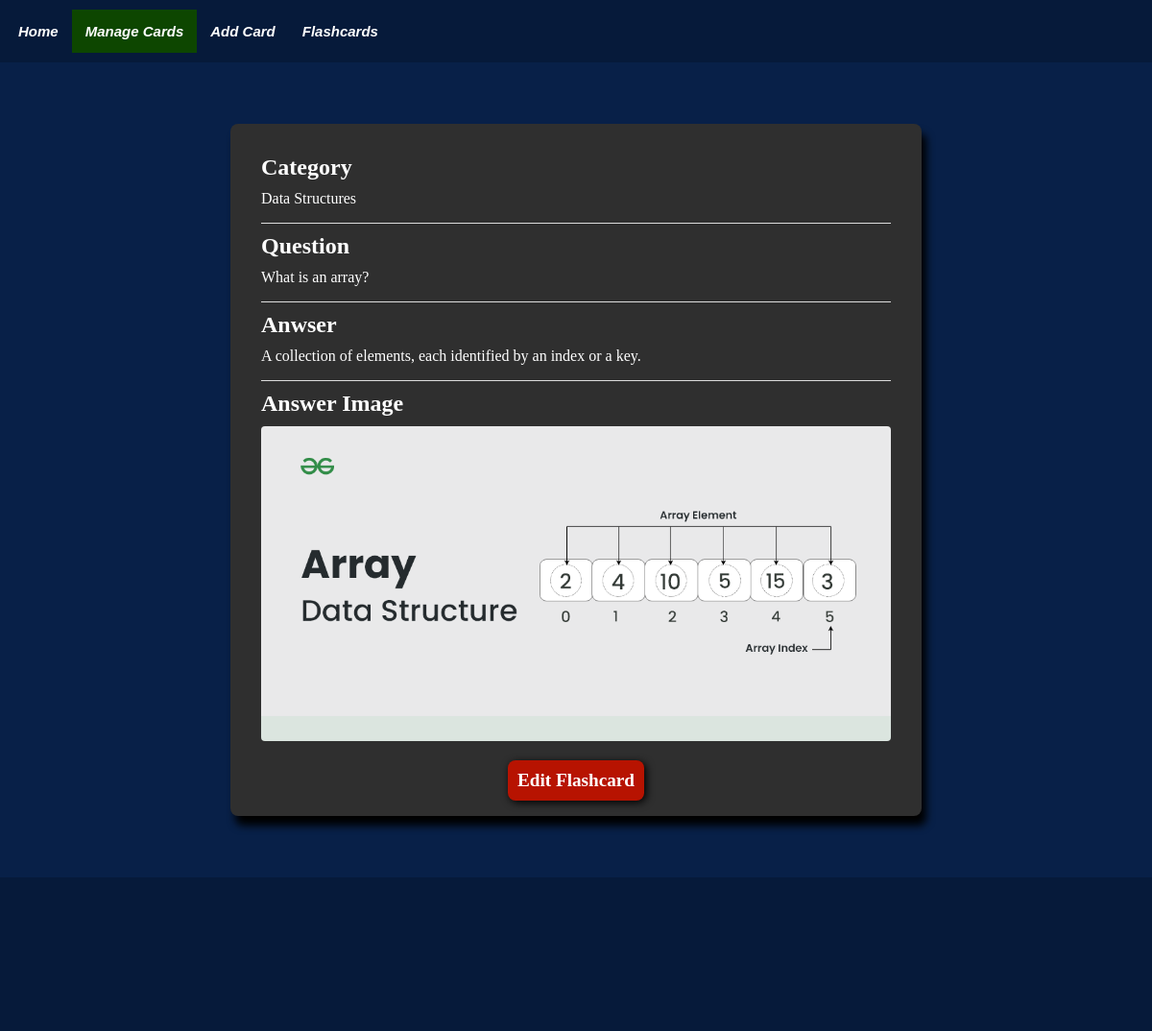
Page /view_flashcard/24 on the committed database.
### tables this page shows
CREATE TABLE Flashcards(
                    cid INTEGER PRIMARY KEY AUTOINCREMENT,
                    category TEXT NOT NULL,
                    question TEXT,
                    answer TEXT,
                    qid INTEGER REFERENCES Figure(fid), 
                    aid INTEGER REFERENCES Figure(fid)
            );

CREATE TABLE Figure(
                    fid INTEGER PRIMARY KEY AUTOINCREMENT,
                    code_block TEXT,
                    code_type TEXT,
                    image_file TEXT
            );

### app.py (the view)
@app.route("/view_flashcard/<key>")
def view_flashcard_route(key):
    data = database.view_card(key=key)
    categories = database.view_allcategories()
    return render_template('view_flashcard.html', nav_id="manage-page", data=data, categories=categories)

### templates/view_flashcard.html (shortened to what this page needs)
{% extends "base.html" %}
{% block content %}
<div class="flashcard-content">
    <div class="flashcard-content-inner">
        <h2>Category</h2>
        <p>{{ data['category'] | escape }}</p>
    </div>
    <div class="flashcard-content-inner">
        <h2>Question</h2>
        <p>{{ data['question'] | escape }}</p>
    </div>
    <div class="flashcard-content-inner">
        <h2>Anwser</h2>
        <p>{{ data['answer'] | escape }}</p>
    </div>
    {% if data['a_image_file'] %}
        <div class="flashcard-content-inner">
            <h2>Answer Image</h2>
            <img class="card-image" src="{{ url_for('static', filename='images/' + data['a_image_file']) }}" alt="{{ data['a_image_file'] }}">
        </div>
    {% endif %}
    <a class="edit-btn view-btn" href="{{ url_for('edit_flashcard_route', key=data['key']) | escape }}">
        Edit Flashcard
    </a>
</div>
{% endblock %}

### static/css/base.css (style rules this page uses)
* { padding: 0; margin: 0; box-sizing: border-box; }
body { background-color: #082048; font-family: 'Times New Roman', Times, serif; width: 100%; position: relative; display: flex; flex-direction: column; min-height: 100vh; }
.card-image { border-radius: 4px; height: fit-content; max-height: 100%; max-width: 100%; }
.flashcard-content { background-color: #2f2f2f; color: #FFFFFF; box-shadow: 5px 10px 8px #000; margin: 0 auto 4rem auto; padding: 1rem; border-radius: 8px; width: 60vw; }
.flashcard-content-inner { margin: 1rem; border-top: 1px solid #ddd;; }
.flashcard-content-inner h2 { margin: 10px 0; }
.flashcard-content-inner:first-child { border-top: none; }
.edit-btn { border: none; display: block; margin: 0 auto; padding: 10px; background-color: #b71301; box-shadow: 2px 2px 8px #000; border-radius: 8px; color: #FFFFFF; font-weight: bold; font-size: larger; }
.view-btn { text-decoration: none; text-align: center; width:fit-content; }

### rows in the picture
Flashcards: category "Data Structures", question "What is an array?", answer "A collection of elements, each identified by an index or a key."
Figure: image_file (picture)
